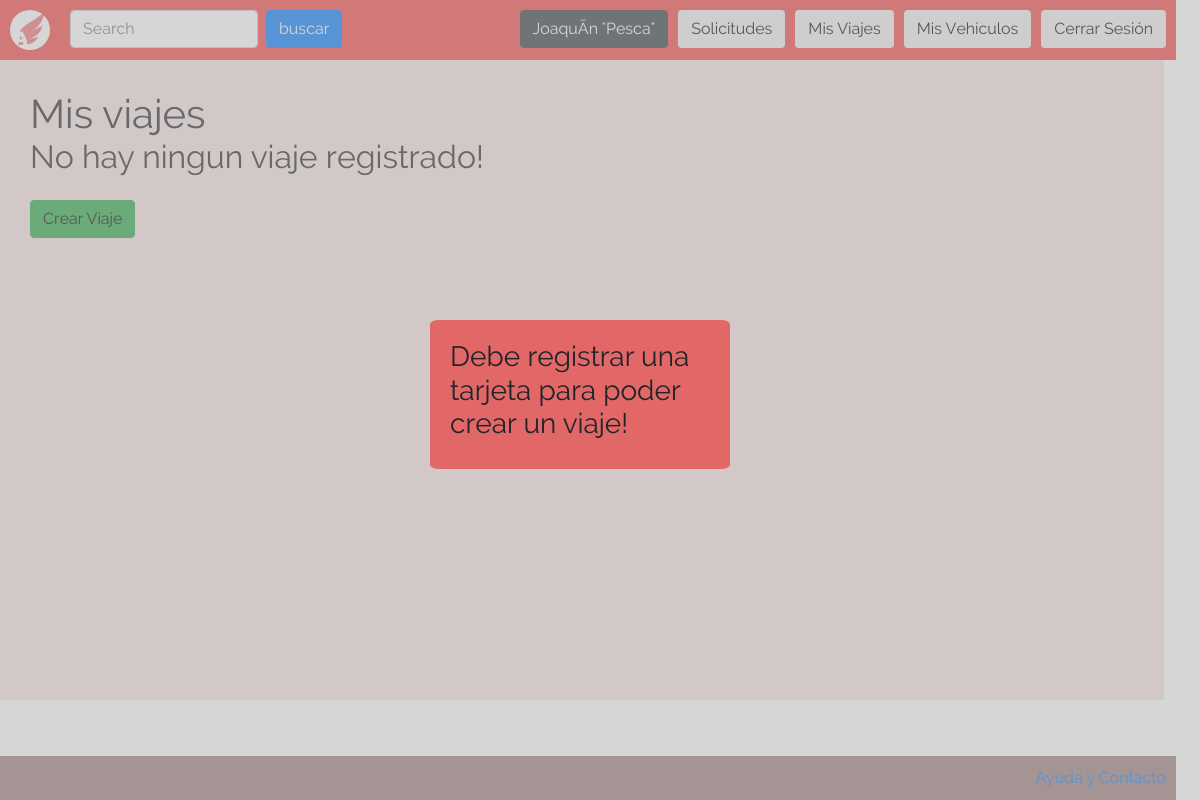
Before: /vistas/ver_viajes.php?no_card (signed in) with the older database file.
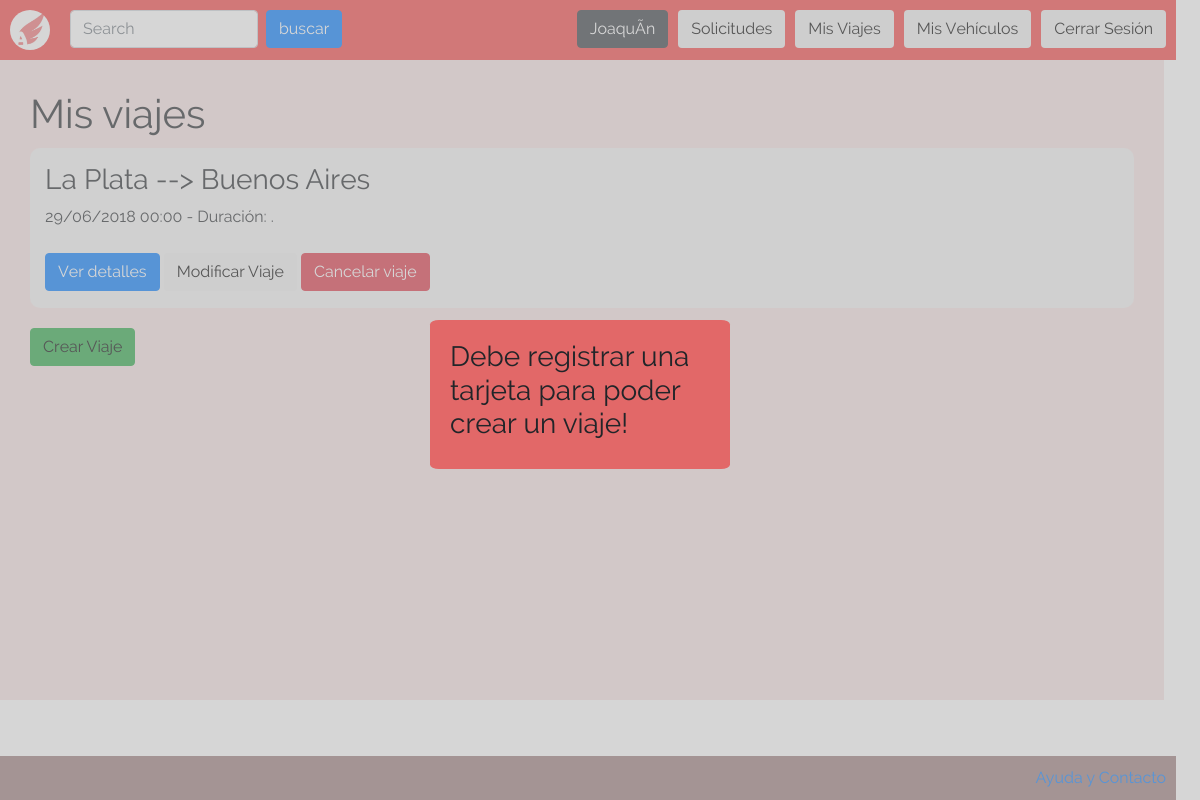
After: the same page with the newer database file.
### tables this page shows
CREATE TABLE `viajes` (
  `id_viaje` int(11) NOT NULL,
  `id_usuario` int(11) NOT NULL,
  `patente` varchar(10) NOT NULL,
  `origen` text NOT NULL,
  `destino` text NOT NULL,
  `duracion` decimal(10,5) NOT NULL,
  `fecha_hora` datetime NOT NULL,
  `descripcion` text NOT NULL,
  `tipo` text NOT NULL,
  `costo` decimal(10,5) NOT NULL,
  `tarjeta` bigint(20) NOT NULL
);

### php/utils.php (called while the page is built, shortened)
<?php
  function isPendingTrip($trip){
    $now = time();
    $date = strtotime($trip["fecha_hora"]);
    if($date > $now){
      return true;
    }
    return false;
  }
?>

### vistas/ver_viajes.php (the view, shortened to what this page needs)
<!DOCTYPE html>
<html>
  <head>
    <link href="/css/bootstrap.css" rel="stylesheet" type="text/css" >
    <link href="/css/index.css" rel="stylesheet" type="text/css">
    <link href="/css/listar_vehiculos.css" rel="stylesheet" type="text/css">
  </head>
  <body>
    <?php
      include("../php/abrir_conexion.php");
      include("../php/utils.php");
      include("header.php");
    ?>
    <div id="body">
      <h1>Mis viajes</h1>
      <?php
        $pending = false;
        $id = $_SESSION["user_id"];
        $sql = "SELECT * FROM viajes WHERE id_usuario='$id'";
        $result = mysqli_query($conn, $sql);
        if($result){
          if($trip = mysqli_fetch_assoc($result)){
            while($trip){
              if(isPendingTrip($trip)){ $pending= true;?>
      <div class="vehicle">
        <div class="vehicle-info">
          <h3><?= $trip["origen"] ?> --> <?= $trip["destino"] ?></h3>
          <?= date("d/m/Y H:i", strtotime($trip["fecha_hora"])); ?> - Duración:
          <?php
            echo printTime($trip["duracion"]).".";
          ?>
	        <br>
          <br>
          <a class="btn btn-primary" href="/vistas/ver_viaje.php?id=<?= $trip["id_viaje"]?>">Ver detalles</a>
	        <form class="" action="/vistas/editar_viaje.php" method="post">
            <button class="btn" name="">Modificar Viaje</button>
          </form>
	        <form class="" action="/php/baja_viaje.php" method="post">
            <button class="btn btn-danger delete_trip" name="">Cancelar viaje</button>
          </form>
        </div>
      </div>
      <?php
              }
              $trip = mysqli_fetch_assoc($result);
            }
          }
        } else {
          echo "Hubo un error al conectarse con la base de datos. <br> Por favor, intentelo nuevamente mas tarde.";
        }
        if(!$pending){
          echo "<h2>No hay ningun viaje registrado!</h2><br>";
        }
      ?>
      <button class="btn btn-success"><a href="/vistas/registrar_viaje.php">Crear Viaje</a></button>
    </div>
    <?php
      include("footer.php");
    ?>
  </body>
</html>

### vistas/header.php (shortened to what this page needs)
<div id="header">
  <img id="logo" src="/img/logo.jpeg" />
  <form id="search" class="form-inline my-2 my-lg-0">
    <input class="form-control mr-sm-2" type="search" placeholder="Search" aria-label="Search">
    <a class="btn btn-primary" href="/vistas/listar_todos_los_viajes.php" >buscar</a>
  </form>
  <button class="btn"><a href="/php/cerrar_sesion.php">Cerrar Sesión</a></button>
  <button class="btn"><a href="/vistas/listar_vehiculos.php">Mis Vehículos</a></button>
  <button class="btn"><a href="/vistas/ver_viajes.php">Mis Viajes</a></button>
  <button class="btn"><a href="/vistas/ver_solicitudes.php">Solicitudes</a></button>
  <button class="btn btn-dark" ><a style="color: white" href="/vistas/ver_perfil.php"><?php echo  $_SESSION["user_name"] ?></a></button>
</div>

Changed rows visible on the page:
added viajes: origen "La Plata", destino "Buenos Aires", fecha_hora "29/06/2018 00:00"
Other visible differences:
$_SESSION["user_name"]: "JoaquÃ­n \"Pesca\"" → "JoaquÃ­n"
text no longer shown: "No hay ningun viaje registrado!"
